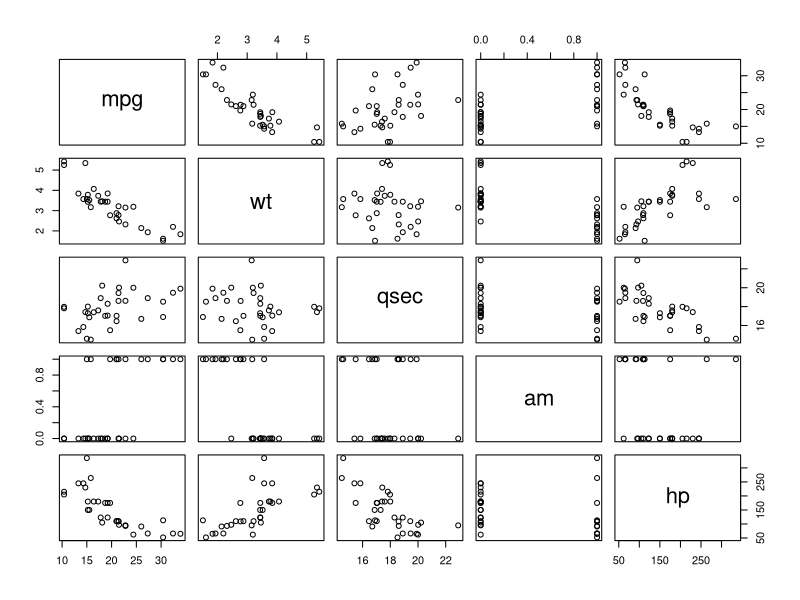

This figure's R source:
## ---- chunk 1
# check packages installed
knitr::opts_chunk$set(echo = TRUE)
## ---- chunk 2
head(mtcars)
# He just looked at all possible predictors and then picked the ones with the lowest pvalues.
lm.mtcars = lm(mpg ~., data = mtcars)
summary(lm.mtcars)
## ---- chunk 3
lm.mtcars = lm(mpg ~ wt + qsec + am + hp , data = mtcars)
## ---- chunk 4
summary(lm.mtcars)
## ---- chunk 5
summary(lm.mtcars)$coefficients
## ---- chunk 6
n = length(mtcars$mpg)
p = 5

# RSE
sqrt (sum (resid(lm.mtcars) ^2) / (n - p))


#degrees of freedom
n-p
## ---- chunk 7
confint(lm.mtcars)
## ---- chunk 8
library(dplyr)
pairs( mtcars %>% select(mpg, wt, qsec, am, hp))

## ---- chunk 9
lm.new = lm(mpg ~ wt + I(wt^2) + qsec + am, data=mtcars)
summary(lm.new)
